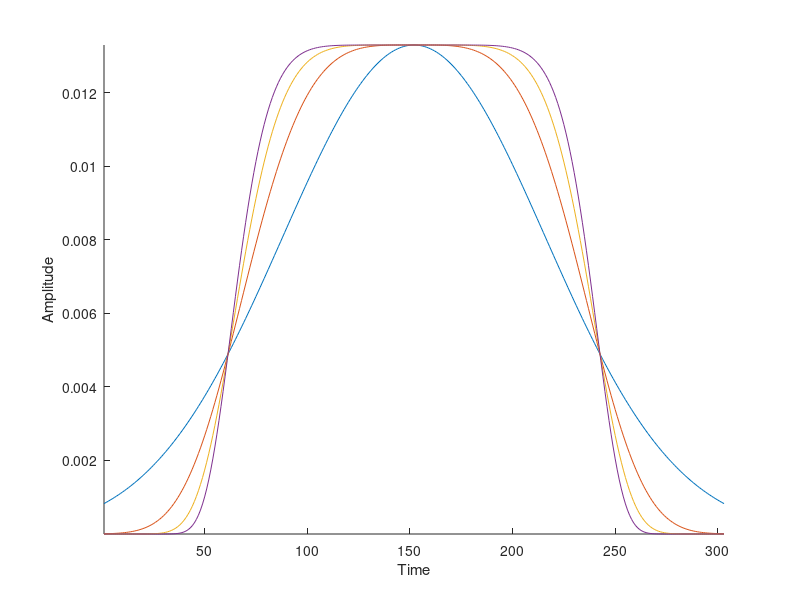

Write MATLAB code to recreate this figure.
# The Super-Gaussian Pulses
# Author: Arvin Sharma
#  
# Theory:
#
# A Gaussian pulse is defined by the Gaussian profile:
# - s_G(t)=A/sigma*sqrt(2pi) * e^(-0.5)*(t/sigma)^2
#   - the pulse has area A=P_0*tau_0 where tau_0=sigma*(sqrt(2pi)) and P_0 is maximum at t=0
#   - The spectral function S_G(w) obtained by the Fourier transform is also a Gaussian function
#       - S_G(w)=Ae^((-1/2)*(w*sigma)^2)
#
# The derivation of the Gaussian function is explained as follows:
#
# The probability density function p(x)=1/(sigma*sqrt(2*pi))*e^((-1/2)*(x-mu/sigma)^2 is used to compute probability values for a given mu and sigma for a continuous random variable x.
# This function p(x) represents the probability of a particular value having the value x.
# We have two distributions in this example, the X and Y distributions for throws along the X and Y axis. 
# The probability of a particular value in the span from x to x+dX is defined as p(x)dX. 
# This choice of differentials allows for the probability distribution to be constructed by integrating over the infinitessimal areas at each point in the domain. 
# We similarly define the distribution p(y)dY as the probability of a dart landing on the span between y and y+dY. 
# We assume the values of dX and dY to be infinitessimal such that the value of P(x) and P(y) is constant over their span for all points x and y.
# Now, we define the probability of a set of paricular random variables having the value (x,y) as p(x)dX * p(y)dY which we define as a new function g(r)dXdY where g(r)=p(x)p(y)
# The independent variable (r) is in polar coordinates where (r,theta) indicate the point (x,y)
# We differentiate both sides of g(r)=p(x)p(y) with respect to theta,
# 0 = p(x) * dp(y) / dtheta + p(y) * dp(x) / dtheta, where dg(r)/dtheta = 0 since g is not dependent on theta.
# Then using x=rcos(theta) and y=rsin(theta), we expand dp(y)/dtheta to dp(y)/dtheta*dy/dtheta and dp(x)/dtheta to dp(x)/dtheta * dx/dtheta:
# 0 = p(x)*dp(y)/dtheta * (rcos(theta)) + p(y) * dp(x)/dtheta * (-rsin(theta))
# where dx/dtheta = -rsin(theta) and dy/dtheta = rcos(theta)
# Rewriting this as 0 = p(x)p'(y)x - p(y)p'(x)y, we solve this differential equation using the separation of variables
# p'(x)/xp(x) = p'(y)/yp(y)
# We set both sides of this equation to a constant C, since both x and y are independent variables, where
# p'(x)/xp(x) = C, such that p'(x)/p(x) = Cx, Integrating both sides
# Int(dp/dx / p * dx) = Int(Cxdx) = Int(dp(x) / p(x) = Int(Cxdx) = Int(1/p(x) dpx) = Int(Cxdx)
# => ln(p(x)) = Cx^2/2 + C
# => p(x) = e^(Cx^2/2 + C) = Ke^(Cx^2/2).
# The assumption is then made for the value C to be negative based on larger values of X being less likely to occur, forming the characteristic shape of the Gaussian distribution.
# => p(x) = Ke^(kx^2/2) where K=1/(sigma*sqrt(2*pi)) and k=(-1/sigma^2) forms the equation for the Gaussian.
# The Super Gaussian generalizes the Gaussian replacing the exponent square on the variable x/sigma with 2m, forming the equation:
# S_SG= A/(sigma*sqrt(2*pi))*e^((-1/2)*(t/sigma)^2m)
# Where m controls the degree of edge sharpness:
#       - m=1 creates the ordinary Gaussian Pulse
#       - as m becomes large the pulse more closely approximates the rectangular pulse.
# 
A=1;
sigma=30;
N=303;
t=linspace(-50,50,N);
hold on
for m=[1,2,3,4]
    p=A/(sigma*sqrt(2*pi))*exp(-t.^((2*m))/(sigma^(2*m)));
    h=plot(p);
endfor
xlabel("Time");
ylabel("Amplitude");
axis("tight")
waitfor(gcf);

